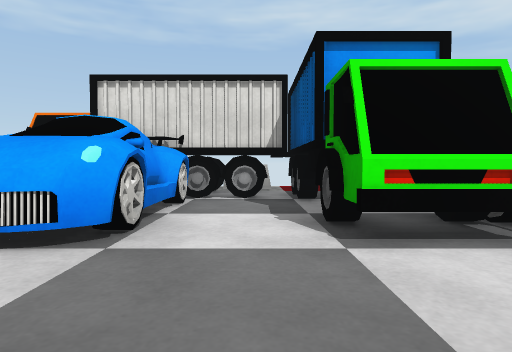
[1] (above)

17 first-person views from a walk through a 3-D level made in the Unity game engine. The camera is 0.35 m above the floor, tilts 2° down and sees 75° across. The floor is counted in squares, 0.5 m on a side. Each view is taken from the middle of a square. On the plan, view 1 faces up. The plan holds only what a view shows up to about 10 squares ahead; the rest is blank. The player character is not drawn. Some surface patterns are stand-ins.

[2]
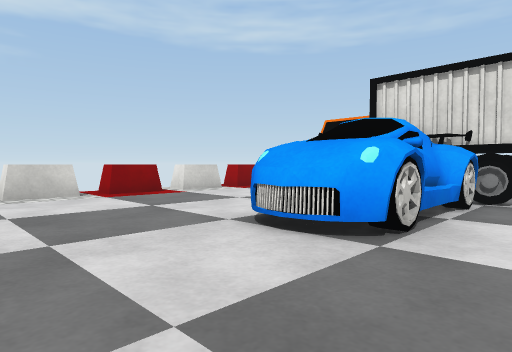

[3]
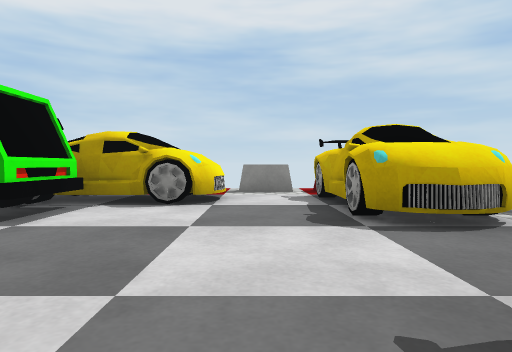

[4]
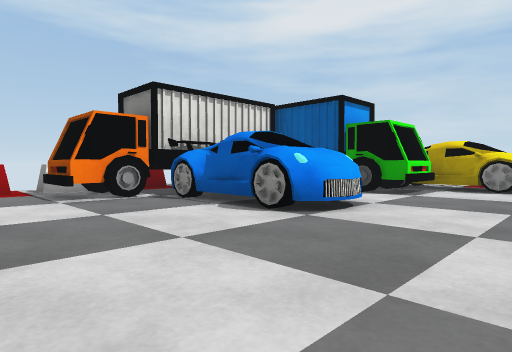

[5]
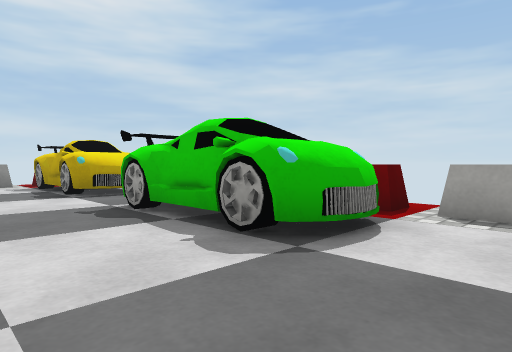

[6]
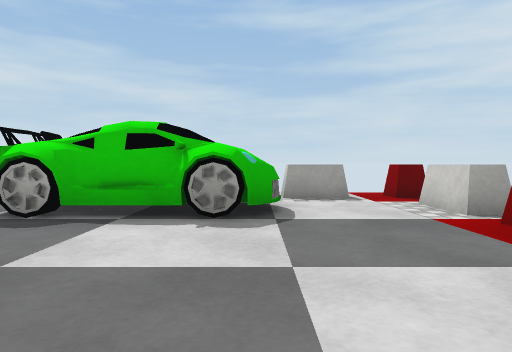

[7]
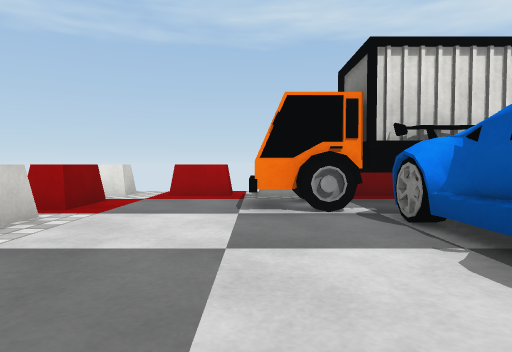

[8]
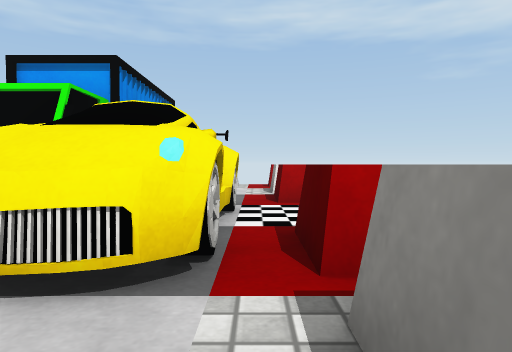

[9]
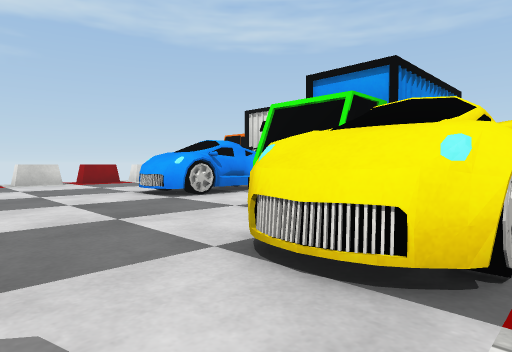

[10]
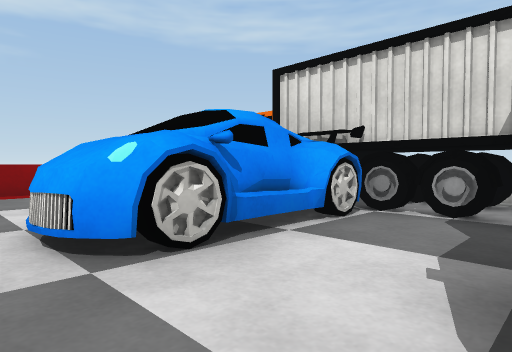

[11]
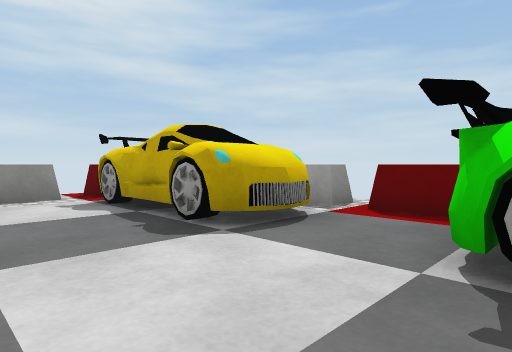

[12]
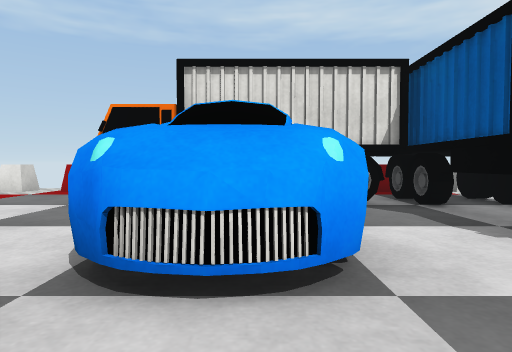

[13]
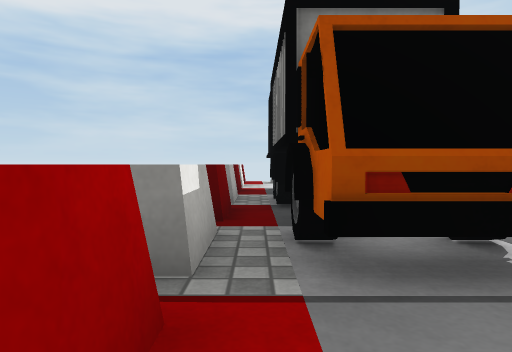

[14]
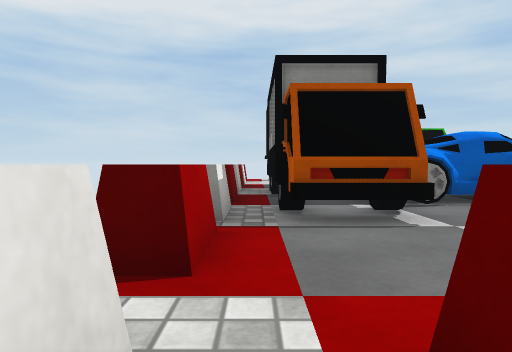

[15]
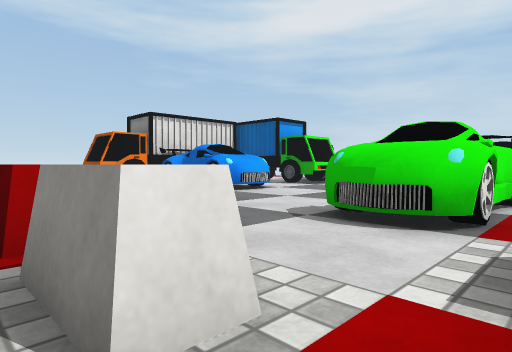

[16]
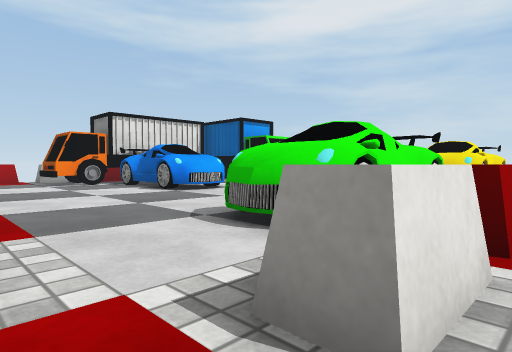

[17]
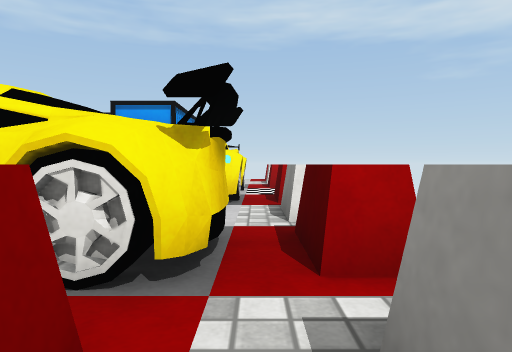

### Floor plan
Key: @ floor where view 1 was taken; # wall or solid block; x gap in a wall; . floor; = window, fence, low wall or low ledge; T truck; O other object.
Columns run from 9 left of view 1 to 6 right of it. Each row starts with its distance up from view 1.
 10  =x=x====== =
  9 .....TTTTTTTT
  8  =..TT #####T =
  7  x..TTTT####T ==
  6  =....OOO.T T ==
  5  x....OO..TTTO#=
  4  =....OOO.TTTOO.
  3  x....OOO.TTTOO
  2  =..........OOO=
  1  x..........OOO=
  0  =.......@.....=
 -1 .x..OO.O..OO.O.x
 -2 .=..OOOOO.OOOOO=
 -3 .x..OOOOO.OOOOO=
 -4 .=x===  ==== =.=
 -5  ....         .

Where each view was taken, in squares from view 1:
view 1: 0 up, 0 right, facing up
view 2: 0 up, 0 right, facing up-left
view 3: 0 up, 3 left, facing right
view 4: 0 up, 7 left, facing up-right
view 5: 1 up, 7 left, facing down-right
view 6: 3 up, 5 left, facing down
view 7: 2 up, 5 left, facing up
view 8: 1 down, 5 right, facing up
view 9: 1 down, 5 right, facing up-left
view 10: 2 up, 1 right, facing up-left
view 11: 1 up, 2 left, facing down-right
view 12: 1 up, 2 left, facing up
view 13: 9 up, 7 left, facing right
view 14: 9 up, 9 left, facing right
view 15: 4 down, 9 left, facing up-right
view 16: 5 down, 8 left, facing up-right
view 17: 5 down, 5 right, facing up
